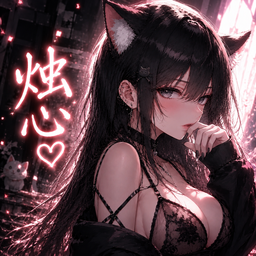
#> input picture build/app.png, 256 x 256 px
$ python -i make_icon.py   (imports and definitions only)
#> lines starting #> are read from the running program, lines starting #| are printed output that depends on the picture
"""从 ``build/app-icon.png`` 生成 exe 图标与网页 favicon。

图源是手机版那张插画（1254×1254）。不重画、不描摹，就是同一张图，
免得桌面端和手机版看起来像两个产品。

源图放在 ``build/`` 而不是 ``ui/assets/``：整个 ``ui/`` 会被原样打进 exe，
2.5 MB 的原图放进去纯属白占体积，运行时真正要的只有 mark-44 和 favicon-32。

一个小尺寸的取舍：插画直接缩到 16px 会糊成一团深色。所以**小尺寸帧单独出**——
按脸部裁一张方图再缩，16/24/32 用这张，48 以上用整张。
这样任务栏和 Alt+Tab 里能看出是人脸，而不是一块黑。
"""

from __future__ import annotations

import sys
from pathlib import Path

ROOT = Path(__file__).resolve().parent.parent
SRC = ROOT / "build" / "app-icon.png"
ASSETS = ROOT / "ui" / "assets"
ICO = ROOT / "build" / "app.ico"
ICO_PNG = ROOT / "build" / "app.png"

SIZES = [16, 24, 32, 48, 64, 128, 256]
SMALL = [16, 24, 32]
BASE = 1024

# 脸部方框：在 1254 的原图上量出来的（左, 上, 右, 下），正方形，
# 把猫耳到下巴框进去，两侧留一点背景让人觉得是张画而不是证件照。
FACE_BOX = (560, 130, 1180, 750)


def master(img, box=None) -> "object":
    from PIL import Image

    if box:
        img = img.crop(box)
    return img.convert("RGB").resize((BASE, BASE), Image.LANCZOS)


def main() -> int:
    from PIL import Image

    if not SRC.is_file():
        raise SystemExit(f"找不到源图：{SRC}")

    base = Image.open(SRC)
    full = master(base)
    face = master(base, FACE_BOX)

    ICO.parent.mkdir(parents=True, exist_ok=True)

    # 256 那一帧给 build/app.png 用（打包和 README 都用得上）
    full.resize((256, 256), Image.LANCZOS).save(ICO_PNG)

    frames = []
    for n in SIZES:
        src = face if n in SMALL else full
        frames.append(src.resize((n, n), Image.LANCZOS))

    # Pillow 的 ICO 写入器自己会缩放，想控制每一帧就得手写；
    # 这里用最大的 256 当底图、把其余帧挂上去。
    head = next(f for f, n in zip(frames, SIZES) if n == 256)
    rest = [f for n, f in zip(SIZES, frames) if n != 256]
    head.save(ICO, format="ICO", sizes=[(n, n) for n in SIZES], append_images=rest)

    # 网页用：标签页 32、桌面快捷方式 180
    full.resize((32, 32), Image.LANCZOS).save(ASSETS / "favicon-32.png")
    full.resize((180, 180), Image.LANCZOS).save(ASSETS / "favicon-180.png")
    # 标题栏那个小标记，44px 给 2x 屏
    face.resize((44, 44), Image.LANCZOS).save(ASSETS / "mark-44.png")

    print(f"icon -> {ICO} ({', '.join(str(n) for n in SIZES)})")
    print(f"png  -> {ICO_PNG}, favicon-32 / favicon-180 / mark-44")
    return 0


# [2 lines not run here, left out]

>>> from PIL import Image
>>> picture = Image.open('../build/app.png')
#> picture is the input picture: PIL image 256x256 RGB; mean R, G, B 92.9, 65.9, 72
>>> result = master(picture)
#> in master, `return img.convert("RGB").resize((BASE, BASE), Image.LANCZOS)`:
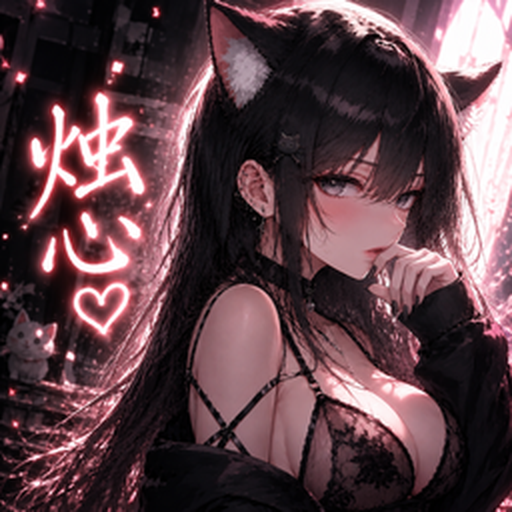
#> returned value: PIL image 1024x1024 RGB (shown at 1/2 size); mean R, G, B 92.9, 65.9, 72
